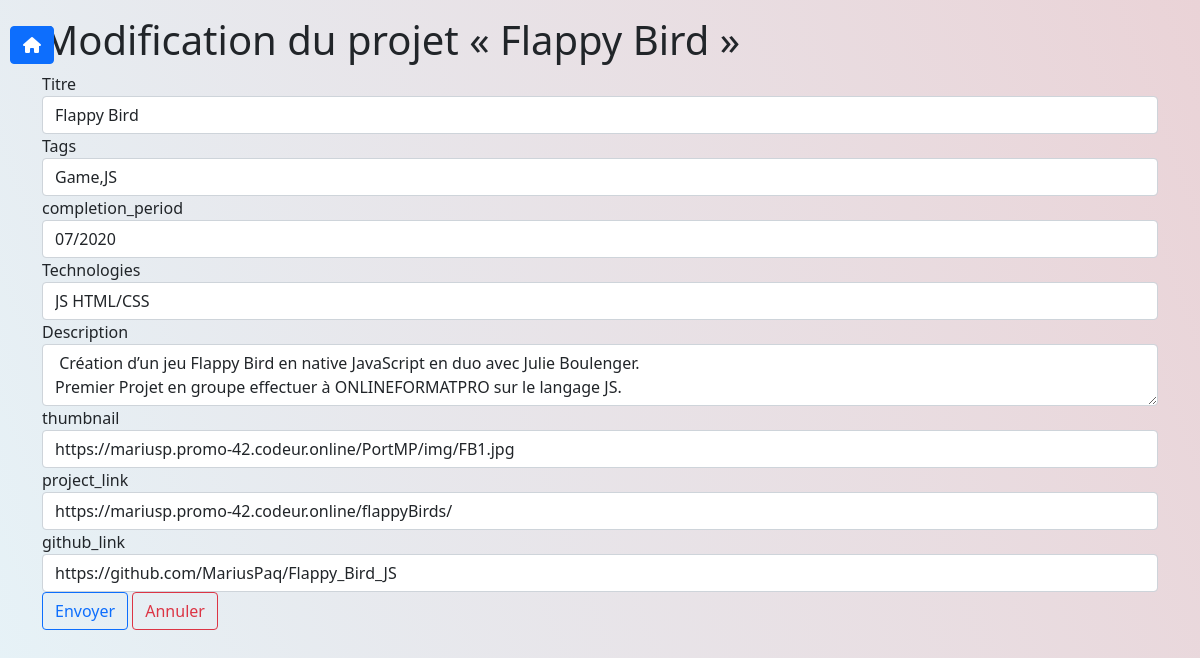
Page /backoffice/edit.php?id=Flappy Bird6033a6f0762aa (signed in) on the committed database.
### tables this page shows
CREATE TABLE IF NOT EXISTS `projects` (
  `id` varchar(255) NOT NULL,
  `title` varchar(255) NOT NULL,
  `completion_period` varchar(255) DEFAULT NULL,
  `technologies` varchar(255) DEFAULT NULL,
  `description` varchar(2000) NOT NULL,
  `hide` varchar(255) NOT NULL DEFAULT 'hide',
  `thumbnail` varchar(255) DEFAULT NULL,
  `project_link` varchar(2000) DEFAULT NULL,
  `github_link` varchar(2000) DEFAULT NULL,
  PRIMARY KEY (`id`)
);

### backoffice/edit.php (the view, shortened to what this page needs)
<?php
if ($_SESSION['username']) {
    if(isset($_GET['id']) && !empty($_GET['id'])){
        require_once('db-connect.php');
        $id = strip_tags($_GET['id']);
        $sql = 'SELECT * FROM `projects` WHERE `id` = :id;';
        $query = $db->prepare($sql);
        $query->bindValue(':id', $id, PDO::PARAM_STR);
        $query->execute();
        $project = $query->fetch();
        $sql2 = 'SELECT `project_id`,`tag_name` FROM `tags`,`projects_tags` WHERE `id` = `tag_id` AND `project_id` = :id';
        $query2 = $db->prepare($sql2);
        $query2->bindValue(':id', $id, PDO::PARAM_STR);
        $query2->execute();
        $project2 = $query2->fetchAll();
        $tagsList = '';
        foreach ($project2 as $a) {
          if ($a[0]!=$id) {
            unset($project2[array_search($a, $project2)]);
          } else {
            $tagsList = $tagsList.','.$a[1];
          }
        }
        $tagsList = substr($tagsList,1);
    } else {
        $_SESSION['error'] = "URL invalide";
        header('Location: home.php');
    }
} else {
    $_SESSION['error'] = "L'identifiant ou le mot de passe sont incorrects.";
    header('Location: index.php');
}
?>
<!DOCTYPE html>
<html lang="en">
<head>
    <link href="https://cdn.jsdelivr.net/npm/bootstrap@5.0.0-beta1/dist/css/bootstrap.min.css" rel="stylesheet">
    <link rel="stylesheet" href="main.css">
</head>
<body>
    <main class="container">
      <p><a id="homeEdit" href="home.php" title="retour à la liste des projets" class="btn btn-primary"><i class="fas fa-home"></i></a></p>
        <div class="row">
            <section id="editSection" class="col-12">
            <h1>Modification du projet « <?= $project['title'] ?> »</h1>
                <form method="post">
                    <div class="form-group">
                        <label for="title">Titre</label>
                        <input type="text" id="title" name="title" class="form-control" value="<?= $project['title'] ?>">
                    </div>
                    <div class="form-group">
                        <label for="tags">Tags</label>
                        <input type="text" id="tags" name="tags" class="form-control" value="<?= $tagsList ?>">
                    </div>
                    <div class="form-group">
                        <label for="completion_period">completion_period</label>
                        <input type="text" id="completion_period" name="completion_period" class="form-control" value="<?= $project['completion_period'] ?>">
                    </div>
                    <div class="form-group">
                        <label for="technologies">Technologies</label>
                        <input type="text" id="technologies" name="technologies" class="form-control" value="<?= $project['technologies'] ?>">
                    </div>
                    <div class="form-group">
                        <label for="description">Description</label>
                        <textarea id="description" name="description" class="form-control" row="4"><?= $project['description'] ?></textarea>
                    </div>
                    <div class="form-group">
                        <label for="thumbnail">thumbnail</label>
                        <input type="text" id="thumbnail" name="thumbnail" class="form-control" value="<?= $project['thumbnail'] ?>">
                    </div>
                    <div class="form-group">
                        <label for="project_link">project_link</label>
                        <input type="text" id="project_link" name="project_link" class="form-control" value="<?= $project['project_link'] ?>">
                    </div>
                    <div class="form-group">
                        <label for="github_link">github_link</label>
                        <input type="text" id="github_link" name="github_link" class="form-control" value="<?= $project['github_link'] ?>">
                    </div>
                    <button class="btn btn-outline-primary">Envoyer</button> <a href="home.php" class="btn btn-outline-danger">Annuler</a>
                </form>
            </section>
        </div>
    </main>
</body>
</html>

### backoffice/main.css (style rules this page uses)
html { height: 100%; }
body { background: linear-gradient(70deg, #e6f3f8, #ead3d7); z-index: -100; position: relative; overflow-x: hidden; min-height: 100%; margin: 0 0; padding: 0 0; }
a { text-decoration: none; color:black; cursor: pointer; }
#disc, #homeDetails, #editDetails, #homeEdit, #homeAdd { position: absolute; top: 10px; left: 10px; }

### rows in the picture
projects: title "Flappy Bird", completion_period "07/2020", technologies "JS HTML/CSS", description "Création d’un jeu Flappy Bird en native JavaScript en duo avec Julie Boulenger. Premier Projet en groupe effectuer à ONLINEFORMATPRO sur le langage JS.", thumbnail "https://mariusp.promo-42.codeur.online/PortMP/img/FB1.jpg", project_link "https://mariusp.promo-42.codeur.online/flappyBirds/", github_link "https://github.com/MariusPaq/Flappy_Bird_JS"
